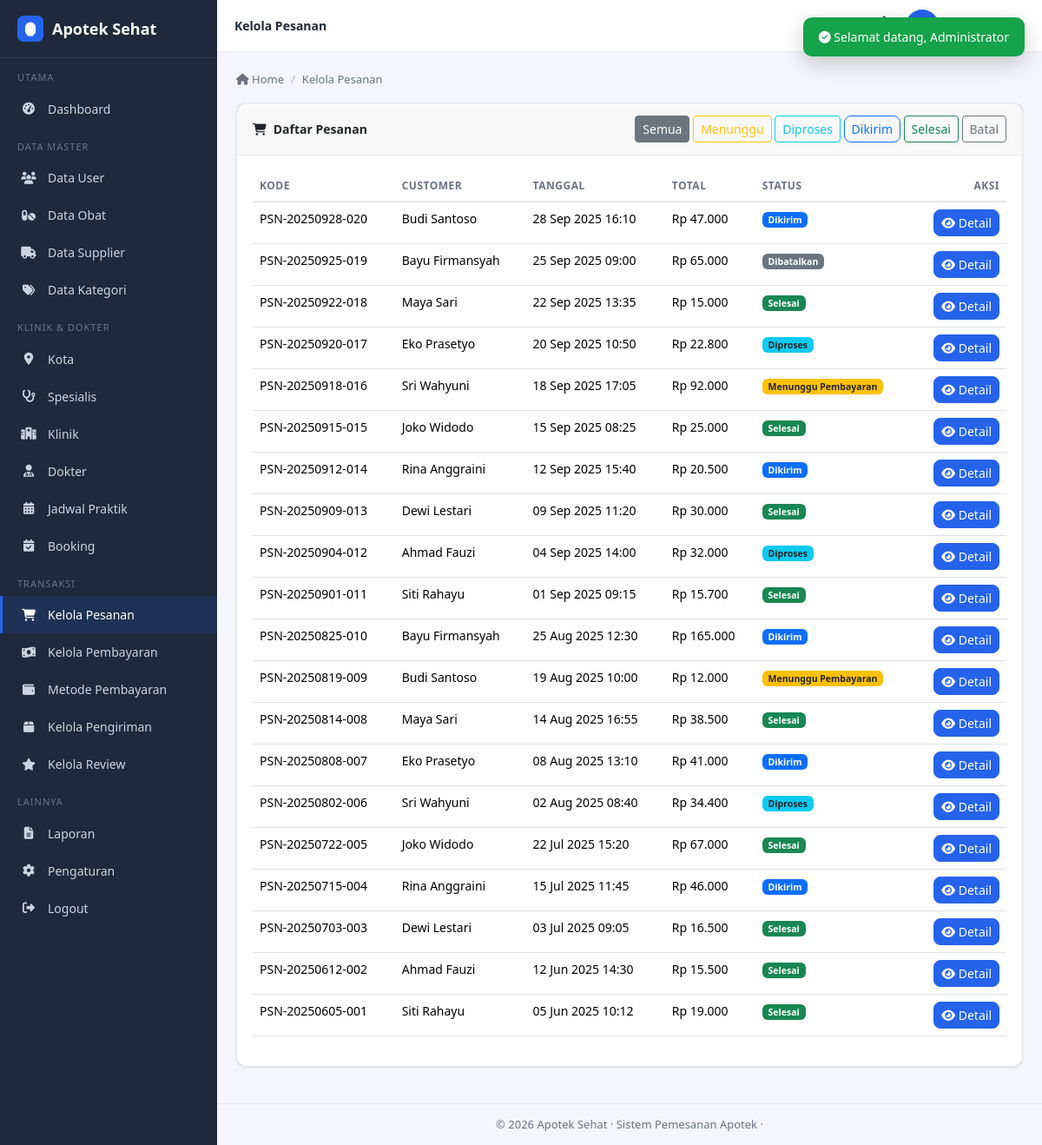
/admin/pesanan/index.php (signed in), run on the app's committed database.
### tables this page shows
CREATE TABLE IF NOT EXISTS pesanan (
  id_pesanan    INT(11) UNSIGNED NOT NULL AUTO_INCREMENT,
  kode_pesanan  VARCHAR(30) NOT NULL,
  id_user       INT(11) UNSIGNED NOT NULL,
  tanggal       DATETIME NOT NULL DEFAULT CURRENT_TIMESTAMP,
  total         DECIMAL(12,2) NOT NULL DEFAULT 0,
  status        ENUM('Menunggu Pembayaran','Diproses','Dikirim','Selesai','Dibatalkan') NOT NULL DEFAULT 'Menunggu Pembayaran',
  PRIMARY KEY (id_pesanan),
  UNIQUE KEY unik_kode_pesanan (kode_pesanan),
  KEY fk_pesanan_user (id_user),
  CONSTRAINT fk_pesanan_user FOREIGN KEY (id_user) REFERENCES users (id_user)
    ON DELETE CASCADE ON UPDATE CASCADE
);

CREATE TABLE IF NOT EXISTS users (
  id_user    INT(11) UNSIGNED NOT NULL AUTO_INCREMENT,
  nama       VARCHAR(100) NOT NULL,
  email      VARCHAR(100) NOT NULL,
  password   VARCHAR(255) NOT NULL,
  no_hp      VARCHAR(20)  DEFAULT NULL,
  alamat     TEXT         DEFAULT NULL,
  role       ENUM('admin','customer') NOT NULL DEFAULT 'customer',
  created_at DATETIME     NOT NULL DEFAULT CURRENT_TIMESTAMP,
  PRIMARY KEY (id_user),
  UNIQUE KEY unik_email (email)
);

### admin/pesanan/index.php (the view, shortened to what this page needs)
<?php
require_once '../../config/koneksi.php';
$filter = clean($_GET['status'] ?? '');
$pesanan = [];
if ($filter) {
    $stmt = $pdo->prepare("SELECT p.*, u.nama FROM pesanan p JOIN users u ON u.id_user=p.id_user WHERE p.status = ? ORDER BY p.tanggal DESC");
    $stmt->execute([$filter]);
    $pesanan = $stmt->fetchAll();
} else {
    $pesanan = $pdo->query("SELECT p.*, u.nama FROM pesanan p JOIN users u ON u.id_user=p.id_user ORDER BY p.tanggal DESC")->fetchAll();
}
require_once '../../includes/header_admin.php';
?>
<div class="card">
    <div class="card-header">
        <span><i class="fas fa-shopping-cart me-2"></i>Daftar Pesanan</span>
        <div>
            <a href="?status=" class="btn btn-sm btn-outline-secondary <?= $filter==''?'active':'' ?>">Semua</a>
            <a href="?status=Menunggu%20Pembayaran" class="btn btn-sm btn-outline-warning <?= $filter=='Menunggu Pembayaran'?'active':'' ?>">Menunggu</a>
            <a href="?status=Diproses" class="btn btn-sm btn-outline-info <?= $filter=='Diproses'?'active':'' ?>">Diproses</a>
            <a href="?status=Dikirim" class="btn btn-sm btn-outline-primary <?= $filter=='Dikirim'?'active':'' ?>">Dikirim</a>
            <a href="?status=Selesai" class="btn btn-sm btn-outline-success <?= $filter=='Selesai'?'active':'' ?>">Selesai</a>
            <a href="?status=Dibatalkan" class="btn btn-sm btn-outline-secondary <?= $filter=='Dibatalkan'?'active':'' ?>">Batal</a>
        </div>
    </div>
    <div class="card-body">
        <table id="table" class="table table-hover" style="width:100%">
            <thead><tr><th>Kode</th><th>Customer</th><th>Tanggal</th><th>Total</th><th>Status</th><th class="text-end">Aksi</th></tr></thead>
            <tbody>
            <?php foreach ($pesanan as $p): ?>
                <tr>
                    <td><?= e($p['kode_pesanan']) ?></td>
                    <td><?= e($p['nama']) ?></td>
                    <td><?= tgl_waktu($p['tanggal']) ?></td>
                    <td><?= rupiah($p['total']) ?></td>
                    <td><?= status_badge($p['status']) ?></td>
                    <td class="text-end">
                        <a href="<?= BASE_URL ?>admin/pesanan/detail.php?id=<?= $p['id_pesanan'] ?>" class="btn btn-sm btn-primary"><i class="fas fa-eye"></i> Detail</a>
                    </td>
                </tr>
            <?php endforeach; ?>
            </tbody>
        </table>
    </div>
</div>
<?php
require_once '../../includes/footer_admin.php';

### functions/functions.php (shortened to what this page needs)
<?php
function e($str) {
    return htmlspecialchars((string)($str ?? ''), ENT_QUOTES, 'UTF-8');
}
function clean($str) {
    return trim(strip_tags((string)($str ?? '')));
}
function rupiah($n) {
    return 'Rp ' . number_format((float)$n, 0, ',', '.');
}
function tgl_waktu($datetime) {
    return date('d M Y H:i', strtotime($datetime));
}
function status_badge($status) {
    $map = [
        'Menunggu Pembayaran' => 'bg-warning text-dark',
        'Diproses'            => 'bg-info text-dark',
        'Dikirim'             => 'bg-primary',
        'Selesai'             => 'bg-success',
        'Dibatalkan'          => 'bg-secondary',
        'Menunggu'            => 'bg-warning text-dark',
        'Lunas'               => 'bg-success',
        'Ditolak'             => 'bg-danger',
        'Dikemas'             => 'bg-info text-dark',
        'Diterima'            => 'bg-success',
        'Gagal'               => 'bg-danger',
        'belum dibaca'        => 'bg-danger',
        'dibaca'              => 'bg-secondary',
    ];
    $cls = $map[$status] ?? 'bg-secondary';
    return '<span class="badge ' . $cls . '">' . e($status) . '</span>';
}

### assets/css/style.css (style rules this page uses)
:root { --primary: #2563eb; --primary-dark: #1d4ed8; --primary-light: #dbeafe; --bg: #f4f6fb; --surface: #ffffff; --text: #1f2937; --text-muted: #6b7280; --border: #e5e7eb; --sidebar-bg: #1e293b; --sidebar-text: #cbd5e1; --success: #16a34a; --danger: #dc2626; --warning: #f59e0b; --info: #0ea5e9; --shadow: 0 1px 3px rgba(0,0,0,.08), 0 1px 2px rgba(0,0,0,.04); --radius: 12px; }
* { box-sizing: border-box; }
body { background: var(--bg); color: var(--text); font-family: 'Segoe UI', system-ui, -apple-system, sans-serif; margin: 0; font-size: 14px; }
a { text-decoration: none; color: var(--primary); }
.table td, .table th { white-space: normal; overflow-wrap: anywhere; word-break: break-word; }
.card, .card-body, .card-header, .alert, .modal-body, .modal-header, .modal-footer, .dropdown-menu, .dropdown-item { overflow-wrap: anywhere; word-break: break-word; }
.card { background: var(--surface); border: 1px solid var(--border); border-radius: var(--radius); box-shadow: var(--shadow); margin-bottom: 20px; }
.card-header { padding: 14px 18px; border-bottom: 1px solid var(--border); font-weight: 600; display: flex; justify-content: space-between; align-items: center; }
.card-body { padding: 18px; }
.btn-primary, .btn-success, .btn-danger, .btn-warning, .btn-info, .btn-secondary, .btn-outline-primary { border-radius: 8px; font-size: 14px; }
.btn-primary { background: var(--primary); border-color: var(--primary); }
.table { color: var(--text); }
.table > :not(caption) > * > * { background: transparent; }
.table thead th { border-bottom: 2px solid var(--border); font-size: 12px; text-transform: uppercase; letter-spacing: .5px; color: var(--text-muted); }

### data on the page
pesanan: kode_pesanan "PSN-20250928-020", id_user.nama "Budi Santoso", tanggal "28 Sep 2025 16:10", total "Rp 47.000", status "Dikirim"
pesanan: kode_pesanan "PSN-20250925-019", id_user.nama "Bayu Firmansyah", tanggal "25 Sep 2025 09:00", total "Rp 65.000", status "Dibatalkan"
pesanan: kode_pesanan "PSN-20250922-018", id_user.nama "Maya Sari", tanggal "22 Sep 2025 13:35", total "Rp 15.000", status "Selesai"
pesanan: kode_pesanan "PSN-20250920-017", id_user.nama "Eko Prasetyo", tanggal "20 Sep 2025 10:50", total "Rp 22.800", status "Diproses"
pesanan: kode_pesanan "PSN-20250918-016", id_user.nama "Sri Wahyuni", tanggal "18 Sep 2025 17:05", total "Rp 92.000", status "Menunggu Pembayaran"
pesanan: kode_pesanan "PSN-20250915-015", id_user.nama "Joko Widodo", tanggal "15 Sep 2025 08:25", total "Rp 25.000", status "Selesai"
pesanan: kode_pesanan "PSN-20250912-014", id_user.nama "Rina Anggraini", tanggal "12 Sep 2025 15:40", total "Rp 20.500", status "Dikirim"
pesanan: kode_pesanan "PSN-20250909-013", id_user.nama "Dewi Lestari", tanggal "09 Sep 2025 11:20", total "Rp 30.000", status "Selesai"
pesanan: kode_pesanan "PSN-20250904-012", id_user.nama "Ahmad Fauzi", tanggal "04 Sep 2025 14:00", total "Rp 32.000", status "Diproses"
pesanan: kode_pesanan "PSN-20250901-011", id_user.nama "Siti Rahayu", tanggal "01 Sep 2025 09:15", total "Rp 15.700", status "Selesai"
pesanan: kode_pesanan "PSN-20250825-010", id_user.nama "Bayu Firmansyah", tanggal "25 Aug 2025 12:30", total "Rp 165.000", status "Dikirim"
pesanan: kode_pesanan "PSN-20250819-009", id_user.nama "Budi Santoso", tanggal "19 Aug 2025 10:00", total "Rp 12.000", status "Menunggu Pembayaran"
pesanan: kode_pesanan "PSN-20250814-008", id_user.nama "Maya Sari", tanggal "14 Aug 2025 16:55", total "Rp 38.500", status "Selesai"
pesanan: kode_pesanan "PSN-20250808-007", id_user.nama "Eko Prasetyo", tanggal "08 Aug 2025 13:10", total "Rp 41.000", status "Dikirim"
pesanan: kode_pesanan "PSN-20250802-006", id_user.nama "Sri Wahyuni", tanggal "02 Aug 2025 08:40", total "Rp 34.400", status "Diproses"
pesanan: kode_pesanan "PSN-20250722-005", id_user.nama "Joko Widodo", tanggal "22 Jul 2025 15:20", total "Rp 67.000", status "Selesai"
pesanan: kode_pesanan "PSN-20250715-004", id_user.nama "Rina Anggraini", tanggal "15 Jul 2025 11:45", total "Rp 46.000", status "Dikirim"
pesanan: kode_pesanan "PSN-20250703-003", id_user.nama "Dewi Lestari", tanggal "03 Jul 2025 09:05", total "Rp 16.500", status "Selesai"
pesanan: kode_pesanan "PSN-20250612-002", id_user.nama "Ahmad Fauzi", tanggal "12 Jun 2025 14:30", total "Rp 15.500", status "Selesai"
pesanan: kode_pesanan "PSN-20250605-001", id_user.nama "Siti Rahayu", tanggal "05 Jun 2025 10:12", total "Rp 19.000", status "Selesai"

### other printed values
$page_title "Kelola Pesanan"
